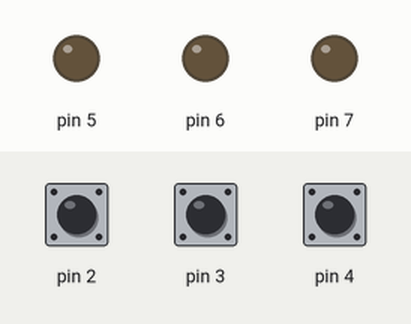
Recording of a sketch running on a simulated Arduino Uno, built with avr-gcc and run on an emulated ATmega328P. Parts: output pins drawn as LEDs (lit = HIGH). The test bench sets the inputs (shaded band); at power-on: pin 2 HIGH, pin 3 HIGH, pin 4 HIGH.

Above: at 1.2 s.
1.3 s: pin 2 pulled LOW for 0.15 s
At 2.3 s:
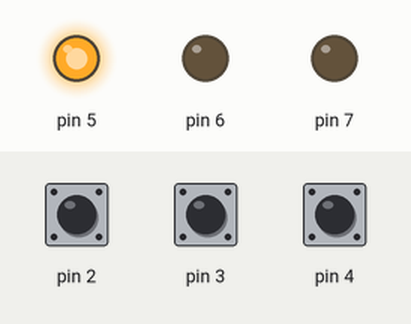
2.9 s: pin 3 pulled LOW for 0.15 s
At 3.5 s:
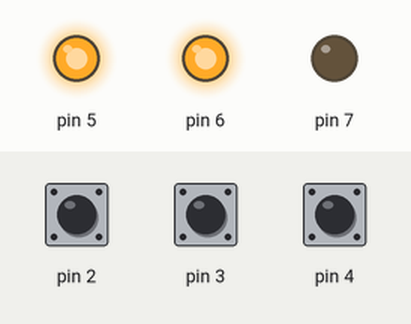
4.5 s: pin 4 pulled LOW for 0.15 s
At 5.7 s:
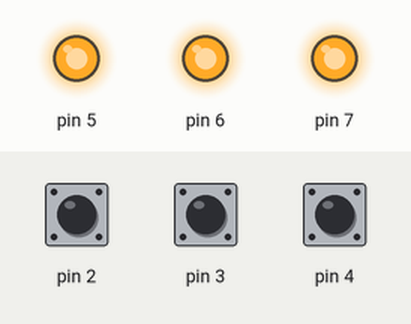
6.1 s: pin 2 pulled LOW for 1 s
At 7.1 s:
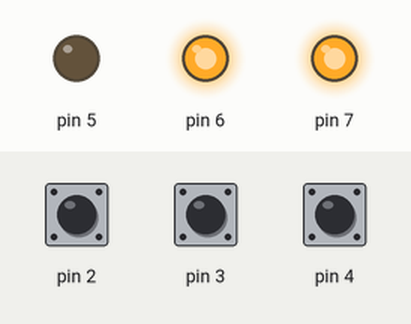
8.6 s: pin 3 pulled LOW for 1 s
At 9.0 s:
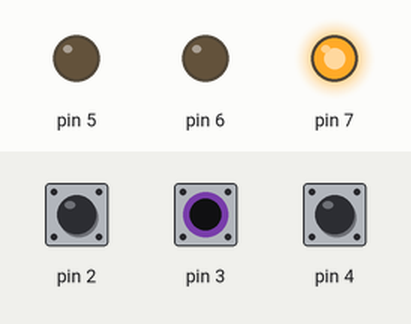
11.1 s: pin 2 pulled LOW for 0.15 s
At 12.1 s:
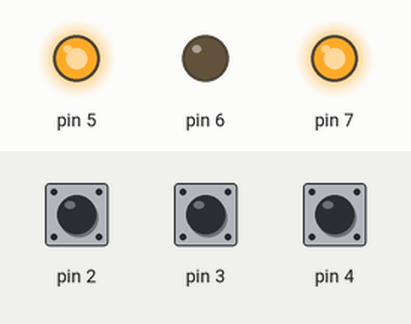
Timing chart, 0 to 13.7 s (numbered marks = the images above; inputs shaded):
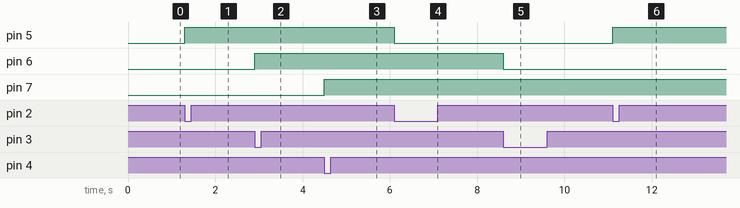

Measured:
- after the input at 1.3 s, pin 5: LOW → HIGH at once
- after the input at 2.9 s, pin 6: LOW → HIGH at once
- after the input at 4.5 s, pin 7: LOW → HIGH at once
- after the input at 6.1 s, pin 5: HIGH → LOW at once
- after the input at 8.6 s, pin 6: HIGH → LOW at once
- after the input at 11.1 s, pin 5: LOW → HIGH at once

The sketch:

RGB_LED_switch.ino
```cpp
boolean cnt[5];   // 0: 처음누름 1: 누르고 있는 중
boolean state[5]; // 0:꺼짐, 1:켜짐
void setup() {
  for(int i=2;i<=4;i++)
    pinMode(i,INPUT_PULLUP);//스위치 digital2,3,4
  for(int i=5;i<=7;i++)
    pinMode(i,OUTPUT);//5:red,6:green,7:yellow
}
void loop() {
  for(int i=2;i<=4;i++){
   if(digitalRead(i)==LOW){
      if(cnt[i]==false){   //처음 누른경우 false
        cnt[i]=true;       //누르고 있는 중에는 true
        state[i]=!state[i];
        digitalWrite(i+3,state[i]);
       }
     }else cnt[i]=false;   //스위치가 눌리지 않은 경우 false
   }
}
```
